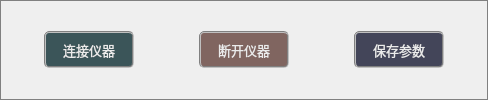
          <widget class="QFrame" name="frame_3">
           <property name="styleSheet">
            <string notr="true">border: 1px solid gray;</string>
           </property>
           <property name="frameShape">
            <enum>QFrame::StyledPanel</enum>
           </property>
           <property name="frameShadow">
            <enum>QFrame::Raised</enum>
           </property>
           <layout class="QHBoxLayout" name="horizontalLayout_6">
            <property name="spacing">
             <number>0</number>
            </property>
            <property name="leftMargin">
             <number>3</number>
            </property>
            <property name="topMargin">
             <number>3</number>
            </property>
            <property name="rightMargin">
             <number>3</number>
            </property>
            <property name="bottomMargin">
             <number>3</number>
            </property>
            <item>
             <spacer name="horizontalSpacer_3">
              <property name="orientation">
               <enum>Qt::Horizontal</enum>
              </property>
              <property name="sizeHint" stdset="0">
               <size>
                <width>40</width>
                <height>20</height>
               </size>
              </property>
             </spacer>
            </item>
            <item>
             <widget class="QPushButton" name="btnConnect">
              <property name="minimumSize">
               <size>
                <width>90</width>
                <height>37</height>
               </size>
              </property>
              <property name="font">
               <font>
                <family>微软雅黑</family>
                <pointsize>10</pointsize>
               </font>
              </property>
              <property name="styleSheet">
               <string notr="true">QWidget{ background-color: rgba(9, 42, 47, 200);}
QWidget{ color: rgb(235, 235, 235);}
QWidget{ border: 2px groove gray;border-radius: 5px;padding: 2px 4px;}
QPushButton:hover{ background-color: rgb(9, 62, 52);}
QPushButton:pressed{background-color: rgb(9, 82, 72);}</string>
              </property>
              <property name="text">
               <string>连接仪器</string>
              </property>
             </widget>
            </item>
            <item>
             <spacer name="horizontalSpacer_5">
              <property name="orientation">
               <enum>Qt::Horizontal</enum>
              </property>
              <property name="sizeType">
               <enum>QSizePolicy::Fixed</enum>
              </property>
              <property name="sizeHint" stdset="0">
               <size>
                <width>65</width>
                <height>20</height>
               </size>
              </property>
             </spacer>
            </item>
            <item>
             <widget class="QPushButton" name="btnDisconnect">
              <property name="minimumSize">
               <size>
                <width>90</width>
                <height>37</height>
               </size>
              </property>
              <property name="font">
               <font>
                <family>微软雅黑</family>
                <pointsize>10</pointsize>
               </font>
              </property>
              <property name="styleSheet">
               <string notr="true">QWidget{ background-color: rgba(97, 63, 56, 200);}
QWidget{ color: rgb(235, 235, 235);}
QWidget{ border: 2px groove gray;border-radius: 5px;padding: 2px 4px;}
QPushButton:hover{ background-color: rgb(97, 83, 76);}
QPushButton:pressed{background-color: rgb(117, 103, 96);}</string>
              </property>
              <property name="text">
               <string>断开仪器</string>
              </property>
             </widget>
            </item>
            <item>
             <spacer name="horizontalSpacer_6">
              <property name="orientation">
               <enum>Qt::Horizontal</enum>
              </property>
              <property name="sizeType">
               <enum>QSizePolicy::Fixed</enum>
              </property>
              <property name="sizeHint" stdset="0">
               <size>
                <width>65</width>
                <height>20</height>
               </size>
              </property>
             </spacer>
            </item>
            <item>
             <widget class="QPushButton" name="btnSave">
              <property name="sizePolicy">
               <sizepolicy hsizetype="Fixed" vsizetype="Fixed">
                <horstretch>0</horstretch>
                <verstretch>0</verstretch>
               </sizepolicy>
              </property>
              <property name="minimumSize">
               <size>
                <width>90</width>
                <height>37</height>
               </size>
              </property>
              <property name="font">
               <font>
                <family>微软雅黑</family>
                <pointsize>10</pointsize>
               </font>
              </property>
              <property name="styleSheet">
               <string notr="true">QWidget{ background-color: rgba(19, 22, 47, 200);}
QWidget{ color: rgb(235, 235, 235);}
QWidget{ border: 2px groove gray;border-radius: 5px;padding: 2px 4px;}
QPushButton:hover{ background-color: rgb(19, 22, 67);}
QPushButton:pressed{background-color: rgb(19, 22, 87);}</string>
              </property>
              <property name="text">
               <string>保存参数</string>
              </property>
             </widget>
            </item>
            <item>
             <spacer name="horizontalSpacer_4">
              <property name="orientation">
               <enum>Qt::Horizontal</enum>
              </property>
              <property name="sizeHint" stdset="0">
               <size>
                <width>40</width>
                <height>20</height>
               </size>
              </property>
             </spacer>
            </item>
           </layout>
          </widget>
